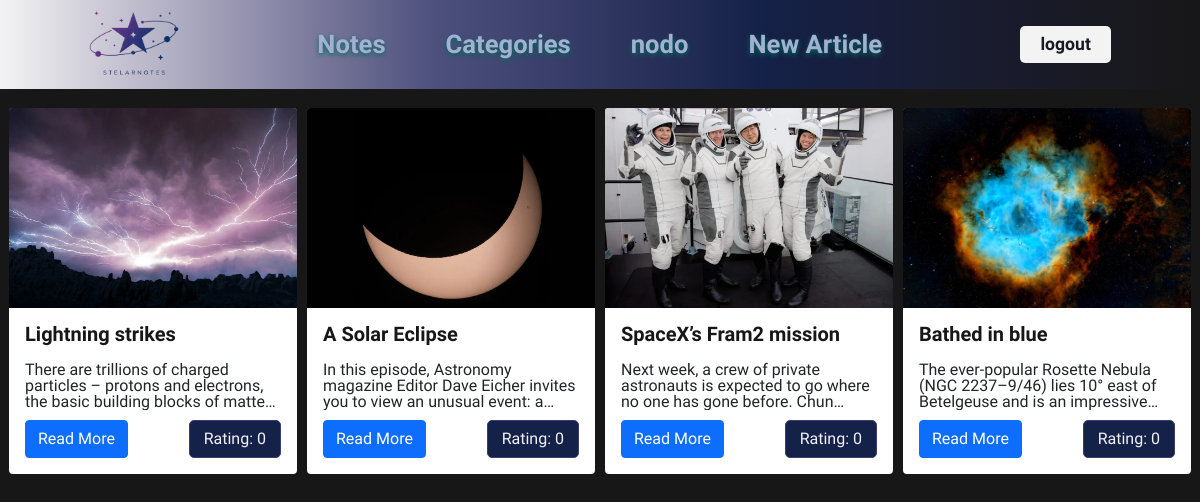
The app's page /user/nodo/, older data.
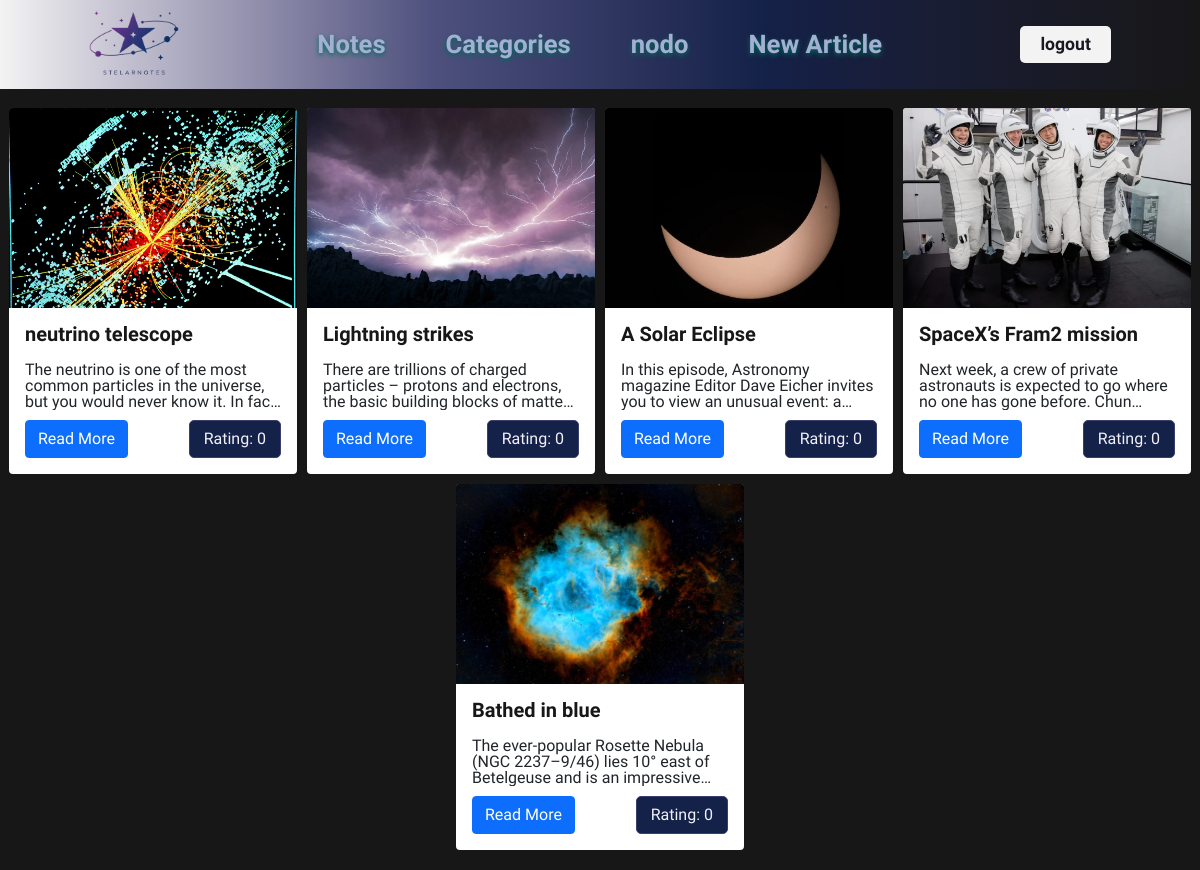
The same page, newer data.
### core/models.py (models this page shows, shortened)
class ArticleModel(models.Model):
    author = models.ForeignKey(User, on_delete=models.CASCADE)
    thumbnail = models.ImageField(upload_to="media/")
    title = models.CharField(max_length=200)
    tags = models.ManyToManyField(Tag, blank=True)
    text = models.TextField()
    created_at = models.DateTimeField(auto_now_add=True)
    views = models.IntegerField(default=0)
    def rating(self):
        reviews = self.review_set.all()
        if not reviews:
            return 0
        rating = sum([review.rating for review in reviews]) / len(reviews)
        return rating

### core/views.py (the view)
# urls.py: path("user/<str:username>/", user_articles_view, name="user_articles"),
def user_articles_view(request, username):
    user = get_object_or_404(User, username=username)
    articles = ArticleModel.objects.filter(author=user).order_by("-created_at")
    return render(request, "user_articles.html", {"articles": articles, "user": user})

### core/templatetags/tags.py (called while the page is built)
@register.simple_tag
def get_all_tags():
    return Tag.objects.all()

### templates/user_articles.html (shortened to what this page needs)
{% extends "base.html" %}
{% block content %}
<div class="card_cont" style="width: 100%">
  {% for article in articles %}
    {% include "components/cards.html" %}
  {% empty %}
    <p>No articles available from this user</p>
  {% endfor %}
</div>
{%endblock content %}

### templates/base.html (shortened to what this page needs)
{% load static %}
<!DOCTYPE html>
<html lang="en">
  <head>
    <link
      href="https://cdn.jsdelivr.net/npm/bootstrap@5.1.3/dist/css/bootstrap.min.css"
      rel="stylesheet"
    />
    <link rel="stylesheet" href="{% static 'css/reset.css' %}" />
    <link rel="stylesheet" href="{% static 'css/style.css' %}?v=1.7" />
  </head>
  <body>
    <div class="main_container">
      {% include "components/header.html" %} {% block content %} {% endblock %}
    </div>
  </body>
</html>

### templates/components/header.html (shortened to what this page needs)
{% load static %} {% load tags %}
<header>
  <a href="{% url 'home' %}">
    <img src="{% static 'images/logo.png' %}" alt="logo" />
  </a>
  <nav>
    <ul>
      <li><a href="{% url 'home' %}">Notes</a></li>
      <li id="category_btn">Categories</li>
      <li>
        <a href="{% url 'user_articles' user.username %}">{{user.username}}</a>
      </li>
      <li><a href="{% url 'create_article' %}">New Article</a></li>
    </ul>
  </nav>
      {% get_all_tags as tags %}
  <a href="{% url 'logout' %}" class="logout">logout</a>
</header>

### templates/components/cards.html
<div class="card" style="width: 18rem">
  <img src="{{ article.thumbnail.url }}" class="card-img-top" alt="Thumbnail" />
  <div class="card-body">
    <h5 class="card-title">{{ article.title }}</h5>
    <p class="card-text truncate-text">{{ article.text }}</p>
    <div class="btn_and_rating">
      <a href="{% url 'article' article.pk %}" class="btn btn-primary"
      >Read More</a>
      <p>Rating: {{ article.rating }}</p>
    </div>
  </div>
</div>

### static/css/style.css (style rules this page uses)
:root { --font: "Winky Sans", sans-serif; --bgc: #171718; }
.main_container { width: min(100%, 1440px); min-height: 100vh; padding-top: 88px; background-color: var(--bgc); }
header { position: fixed; width: inherit; max-width: inherit; top: 0; left: 50%; transform: translateX(-50%); z-index: 2; display: flex; justify-content: space-around; align-items: center; padding: 10px 20px; background-image: linear-gradient(to right, #f3f3f3, #c9c7d4, #9f9db6, #767599, #4d507d, #3a406b, #283059, #142148, #181e3b, #191c2f, #191923, #171718); }
header img { width: 90px; transition: all .2s; }
nav ul { display: flex; justify-content: space-between; align-items: center; gap: 60px; }
nav ul li { color: #a4b0d3; font-family: var(--font); font-size: 1.6rem; font-weight: 600; text-shadow: 0px 2px 5px #006b5b; cursor: pointer; }
nav ul li a { color: #a4b0d3; font-family: var(--font); font-size: 1.6rem; font-weight: 600; text-shadow: 0px 2px 5px #006b5b; }
.logout { padding: 10px 20px; background-color: #f3f3f3; color: #191923; font-family: var(--font); font-size: 1.1rem; font-weight: 600; border: none; border-radius: 5px; cursor: pointer; transition: all .1s; }
.card_cont { padding: 20px 0; display: flex; flex-wrap: wrap; gap: 10px; justify-content: center; align-items: center; }
.card { height: 100%; border: none; font-family: var(--font); transition: all .1s linear; }
.card img { width: 100%; height: 200px; object-fit: cover; object-position: top; }
.card-body { display: flex; flex-direction: column; gap: 10px; }
.card-title { color: var(--bgc); font-size: 20px; font-weight: 600; }
.truncate-text { display: -webkit-box; -webkit-line-clamp: 3; -webkit-box-orient: vertical; overflow: hidden; text-overflow: ellipsis; white-space: normal; }
.btn_and_rating { display: flex; justify-content: space-between; align-items: center; }
.btn_and_rating p { padding: 10px 14px; background-color: #142148; border: 1px solid #3a406b; border-radius: 5px; color: #f2f1fa; font-family: var(--font); font-size: 16px; }

Row changes from the older to the newer data that the page shows:
added ArticleModel: thumbnail (picture), title "neutrino telescope", text "The neutrino is one of the most common particles in the universe, but you would never know it. In…", rating "0"
